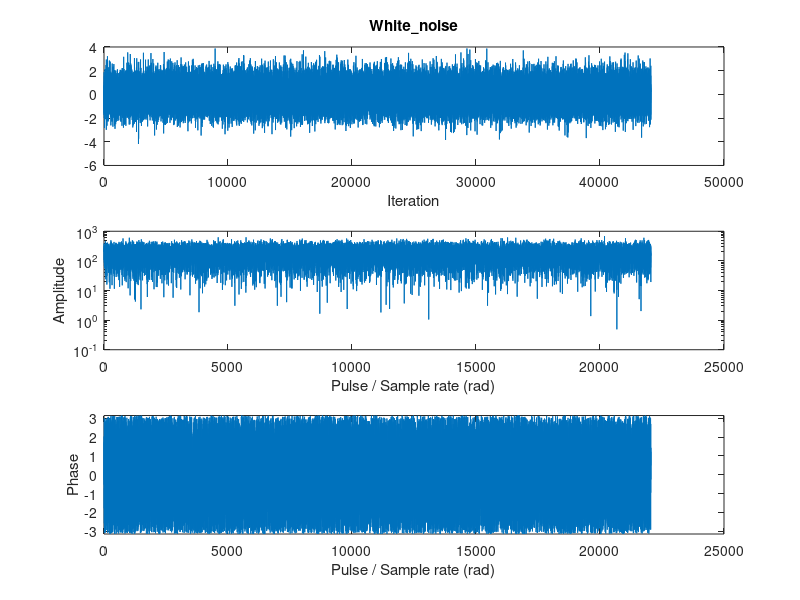
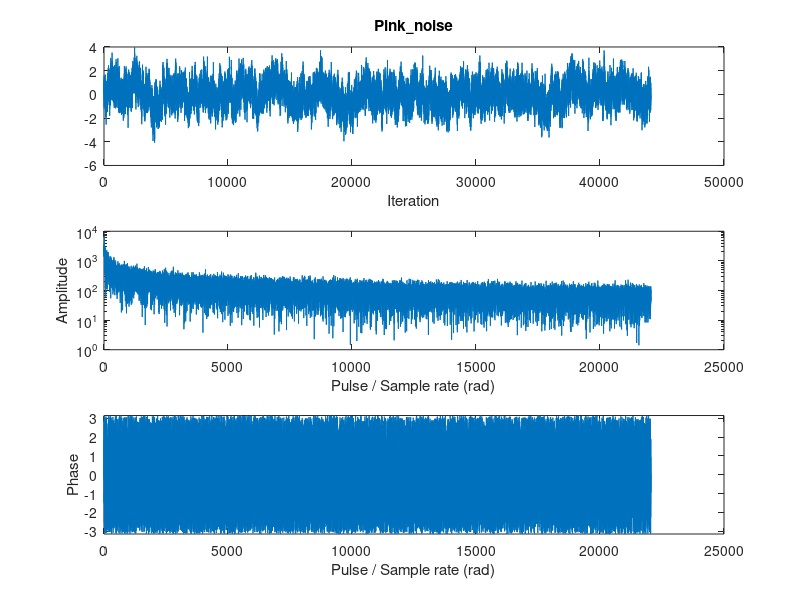
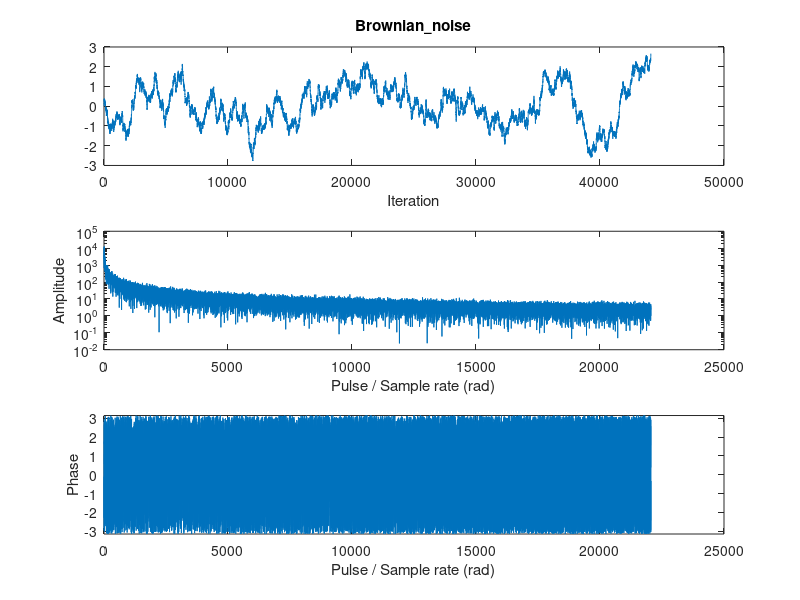
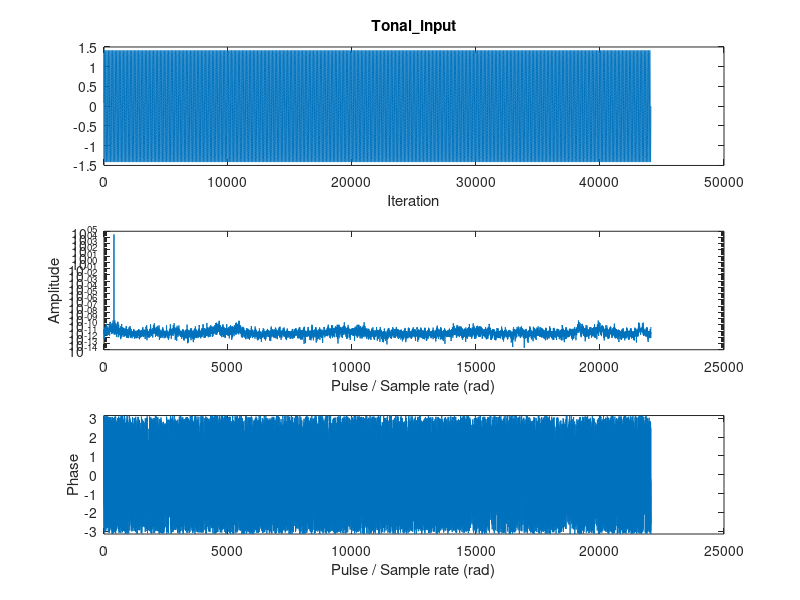

Reproduce these figures in MATLAB, in order.
clear variables
close all

load('Noise_samples.mat', 'Noise_samples')

figure_index = 1 ;
Noise_types = fieldnames(Noise_samples) ;
for nti = 1:length(Noise_types)
    Noise = Noise_types{nti} ;
    
    figure(figure_index)
    
    subplot(3, 1, 1)
    plot(Noise_samples.(Noise))
    xlabel('Iteration')
    title(Noise, 'Interpreter', 'None')
    
    spectre = fftshift(fft(Noise_samples.(Noise))) ;
    
    subplot(3, 1, 2)
    semilogy(abs(spectre(ceil(length(spectre)/2:end))))
    xlabel('Pulse / Sample rate (rad)')
    ylabel('Amplitude')
    
    subplot(3, 1, 3)
    plot(angle(spectre(ceil(length(spectre)/2:end))))
    xlabel('Pulse / Sample rate (rad)')
    ylabel('Phase')
    ylim([-pi, pi])
    
    figure_index = figure_index + 1 ;
end